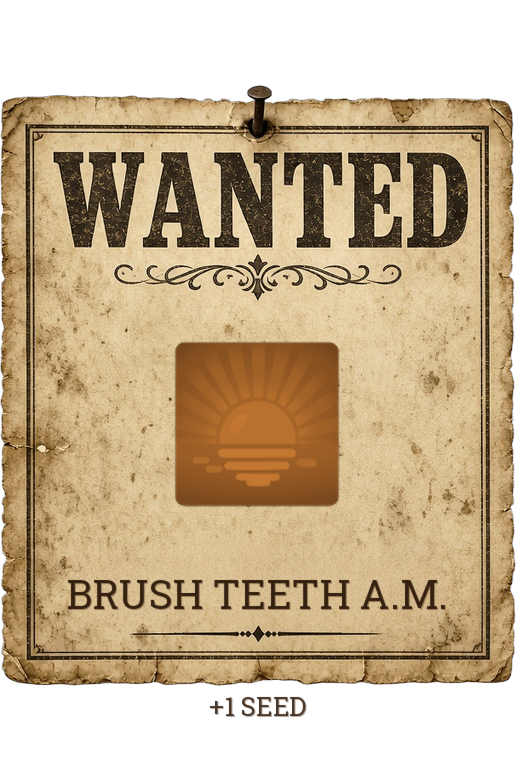
#> input picture data/wanted-flyers/brush-teeth-am.png, 516 x 772 px
$ python -i generate_wanted_flyers.py   (imports and definitions only)
#> lines starting #> are read from the running program, lines starting #| are printed output that depends on the picture
#> further down, picture is the input picture: PIL image 516x772 RGBA; mean R, G, B, A 136.2, 114.9, 82.8, 190.2
#!/usr/bin/env python3
"""Compose Wanted flyers from wanted_poster_template.png + chore metadata.

App port: reimplement in Node (sharp/canvas) and call on chore create/update.
No placeholder flyer — every chore gets a real generated PNG.
"""
from __future__ import annotations

import argparse
import json
from pathlib import Path

from PIL import Image, ImageDraw, ImageFont, ImageFilter, ImageEnhance, ImageOps

TW, TH = 516, 772
ICON_BOX = (0.20, 0.44, 0.80, 0.66)
TITLE_BOX = (0.10, 0.68, 0.90, 0.84)
REWARD_BOX = (0.15, 0.86, 0.85, 0.95)


def region(box):
    l, t, r, b = box
    return int(l * TW), int(t * TH), int(r * TW), int(b * TH)


def aged_layer(im: Image.Image) -> Image.Image:
    im = im.convert("RGBA")
    gray = ImageOps.grayscale(im.convert("RGB"))
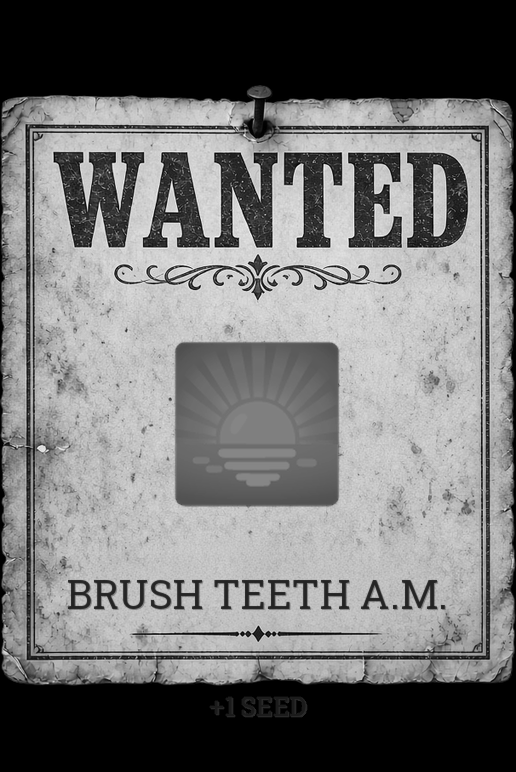
#> gray: PIL image 516x772 L; min 0, max 252, mean 117.6
    brown = Image.merge(
        "RGB",
        (
            gray.point(lambda p: int(p * 0.55 + 20)),
            gray.point(lambda p: int(p * 0.35 + 10)),
            gray.point(lambda p: int(p * 0.15 + 5)),
        ),
    )
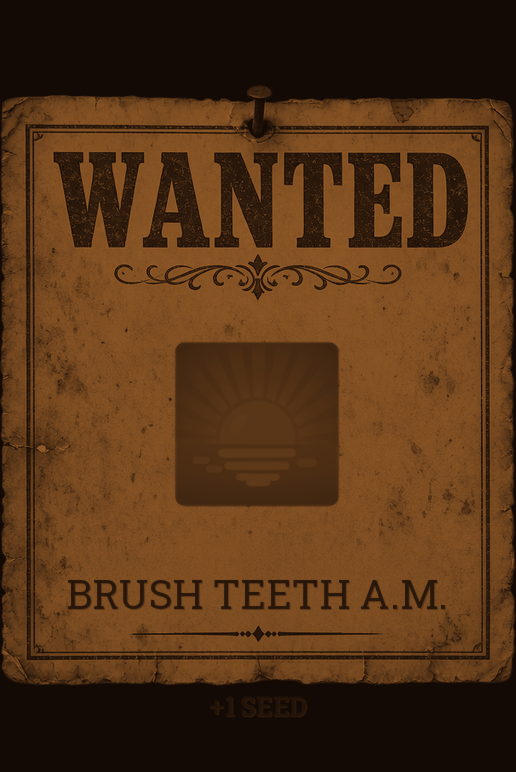
#> brown: PIL image 516x772 RGB; mean R, G, B 84.3, 50.8, 22.3
    brown = ImageEnhance.Contrast(brown).enhance(1.25)
    out = brown.convert("RGBA")
    out.putalpha(im.split()[-1])
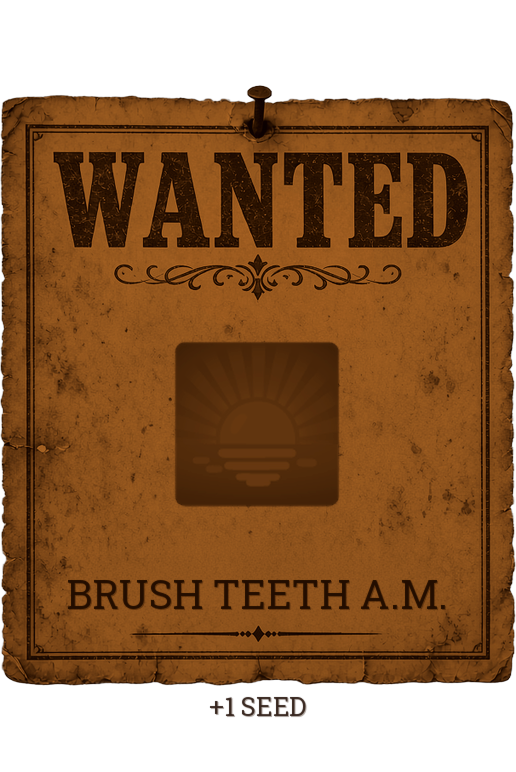
#> out: PIL image 516x772 RGBA; mean R, G, B, A 90.7, 49.4, 15.4, 190.2; transparent parts drawn white
    return out.filter(ImageFilter.GaussianBlur(0.35))


# [109 lines left out: functions fit_font, wrap_text, render_emoji, compose, main, not called in this run]


# [2 lines not run here, left out]

>>> from PIL import Image
>>> picture = Image.open('../data/wanted-flyers/brush-teeth-am.png')
>>> result = aged_layer(picture)

$ run again, on data/wanted-flyers/clean-dining-room.png
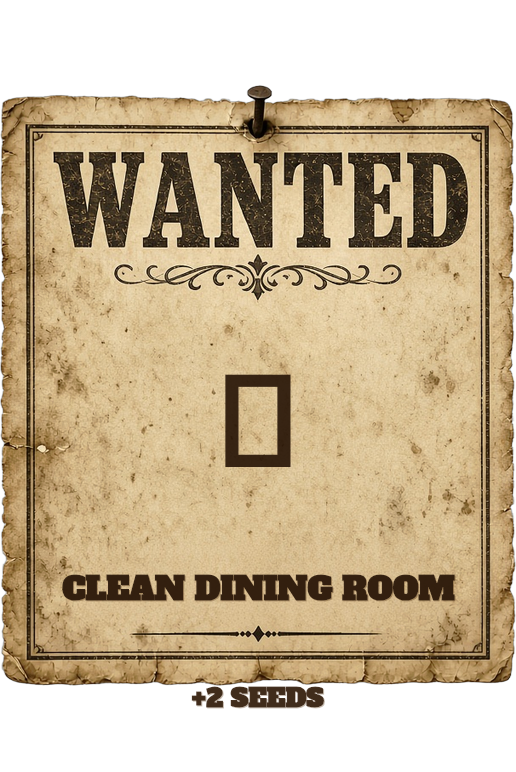
#> input picture data/wanted-flyers/clean-dining-room.png, 516 x 772 px
#> picture is the input picture: PIL image 516x772 RGBA; mean R, G, B, A 137.6, 118.7, 87.8, 190.9
#> in aged_layer, `gray = ImageOps.grayscale(im.convert("RGB"))`:
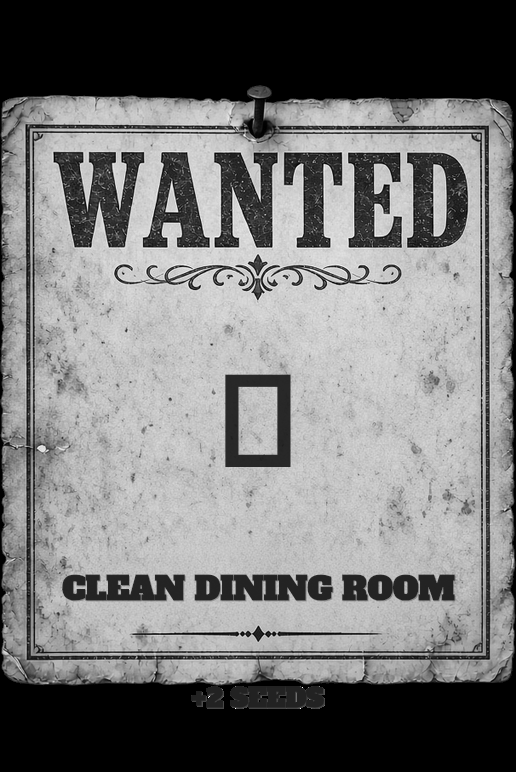
#> gray: PIL image 516x772 L; min 0, max 255, mean 120.8
#> in aged_layer, `out.putalpha(im.split()[-1])`:
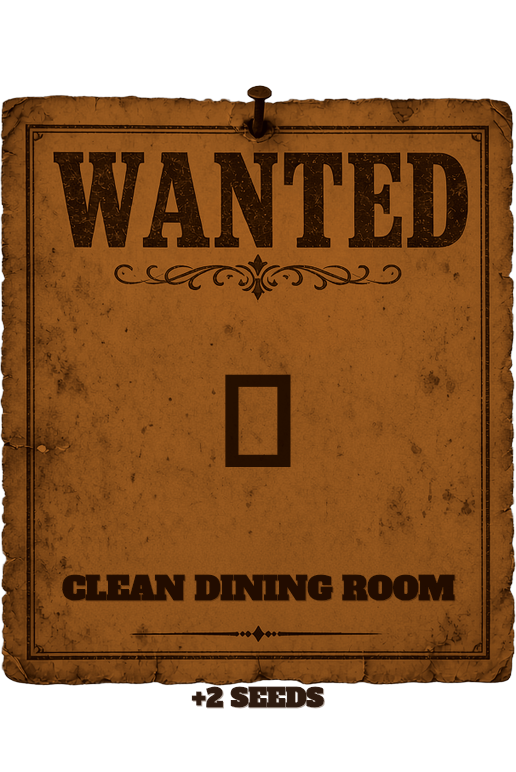
#> out: PIL image 516x772 RGBA; mean R, G, B, A 92.5, 50.4, 15.7, 190.9; transparent parts drawn white
